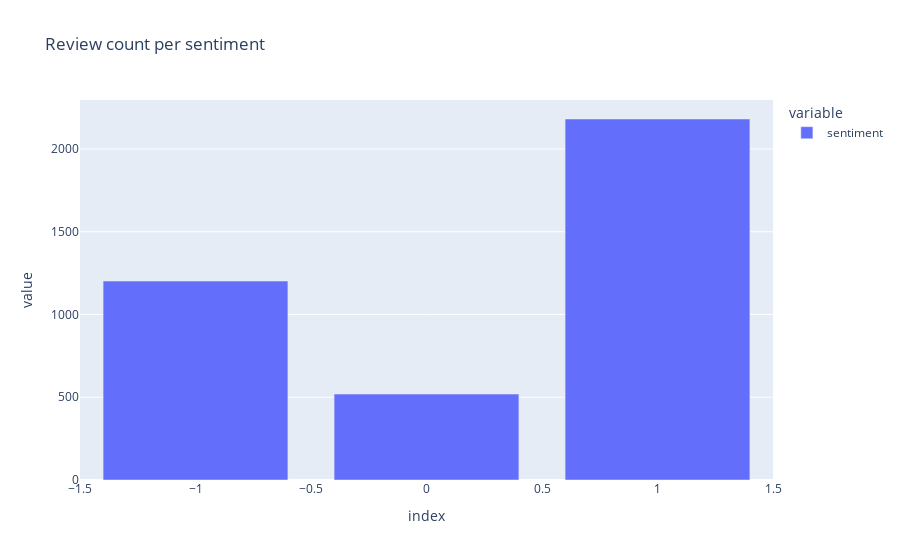

Write notebook code for a chart like this one.
### Markdown cell above
We get the same statistic, but this time with sentiment

### Code cell
def sentiment_to_word(number):
    if number == 1:
        return "Positive"
    if number == 0:
        return "Negative"
    return "Neutral"

scores = df["sentiment"].value_counts()
index = [sentiment_to_word(x) for x in scores.index.to_numpy()]
scores = scores.to_numpy()
plt.pie(scores, labels=index, autopct='%1.1f%%')
plt.title("Review distribution per sentiment")
plt.show()
df['sentiment'].value_counts().plot(kind='bar',title="Review count per sentiment")

### Figure 1 — Plotly figure (JSON) as saved in the notebook; plotly's stock layout.template omitted (floating-point values rounded to 4 significant figures)
{"data": [{"alignmentgroup": "True", "hovertemplate": "variable=sentiment<br>index=%{x}<br>value=%{y}<extra></extra>", "legendgroup": "sentiment", "marker": {"color": "#636efa", "pattern": {"shape": ""}}, "name": "sentiment", "offsetgroup": "sentiment", "orientation": "v", "showlegend": true, "textposition": "auto", "type": "bar", "x": [1, -1, 0], "xaxis": "x", "y": [2181, 1202, 519], "yaxis": "y"}], "layout": {"barmode": "relative", "legend": {"title": {"text": "variable"}, "tracegroupgap": 0}, "title": {"text": "Review count per sentiment"}, "xaxis": {"anchor": "y", "domain": [0, 1], "title": {"text": "index"}}, "yaxis": {"anchor": "x", "domain": [0, 1], "title": {"text": "value"}}}}
